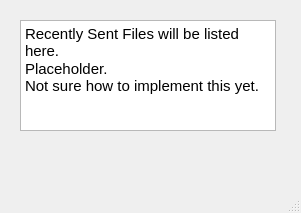
<?xml version="1.0" encoding="UTF-8"?>
<ui version="4.0">
 <class>MainWindow</class>
 <widget class="QMainWindow" name="MainWindow">
  <property name="geometry">
   <rect>
    <x>0</x>
    <y>0</y>
    <width>301</width>
    <height>213</height>
   </rect>
  </property>
  <property name="windowTitle">
   <string>MainWindow</string>
  </property>
  <widget class="QWidget" name="centralwidget">
   <widget class="QTextBrowser" name="textBrowser">
    <property name="geometry">
     <rect>
      <x>20</x>
      <y>20</y>
      <width>256</width>
      <height>111</height>
     </rect>
    </property>
    <property name="html">
     <string>&lt;!DOCTYPE HTML PUBLIC &quot;-//W3C//DTD HTML 4.0//EN&quot; &quot;http://www.w3.org/TR/REC-html40/strict.dtd&quot;&gt;
&lt;html&gt;&lt;head&gt;&lt;meta name=&quot;qrichtext&quot; content=&quot;1&quot; /&gt;&lt;meta charset=&quot;utf-8&quot; /&gt;&lt;style type=&quot;text/css&quot;&gt;
p, li { white-space: pre-wrap; }
hr { height: 1px; border-width: 0; }
li.unchecked::marker { content: &quot;\2610&quot;; }
li.checked::marker { content: &quot;\2612&quot;; }
&lt;/style&gt;&lt;/head&gt;&lt;body style=&quot; font-family:'Ubuntu Sans'; font-size:11pt; font-weight:400; font-style:normal;&quot;&gt;
&lt;p style=&quot; margin-top:0px; margin-bottom:0px; margin-left:0px; margin-right:0px; -qt-block-indent:0; text-indent:0px;&quot;&gt;Recently Sent Files will be listed here.&lt;/p&gt;
&lt;p style=&quot; margin-top:0px; margin-bottom:0px; margin-left:0px; margin-right:0px; -qt-block-indent:0; text-indent:0px;&quot;&gt;Placeholder.&lt;br /&gt;Not sure how to implement this yet.&lt;/p&gt;&lt;/body&gt;&lt;/html&gt;</string>
    </property>
   </widget>
  </widget>
  <widget class="QMenuBar" name="menubar">
   <property name="geometry">
    <rect>
     <x>0</x>
     <y>0</y>
     <width>301</width>
     <height>23</height>
    </rect>
   </property>
  </widget>
  <widget class="QStatusBar" name="statusbar"/>
 </widget>
 <resources/>
 <connections/>
</ui>
